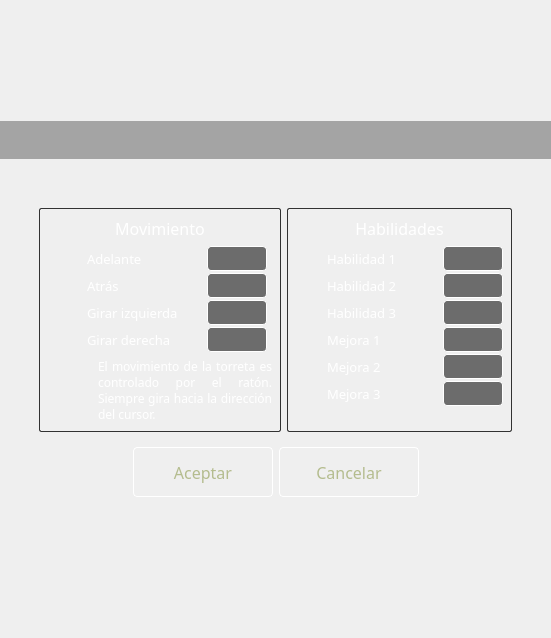
<?xml version="1.0" encoding="UTF-8"?>
<ui version="4.0">
 <class>FormControls</class>
 <widget class="QWidget" name="FormControls">
  <property name="geometry">
   <rect>
    <x>0</x>
    <y>0</y>
    <width>551</width>
    <height>638</height>
   </rect>
  </property>
  <property name="windowTitle">
   <string>Form</string>
  </property>
  <property name="styleSheet">
   <string notr="true">QLabel{
	color: rgb(255, 255, 255);
}
QWidget:disabled{
	color: rgb(120, 120,120);

}
/*title*/
#_w_title{	
	background-color: rgba(0, 0, 0, 80);
}
#_w_movement, #_w_skill{
	border: 1px solid rgb(50, 50, 50);
	border-radius: 2px;
	background-color: rgba(255, 255, 255, 5);
}

QPushButton{
	color:white;
	background-color: rgba(0, 0, 0, 140);
	border: 1px solid white;
    border-radius: 4px;
}
QPushButton:focus{
	border: 1px solid rgb(0, 235, 0);
}
/*PushButton*/
#_pb_accept:disabled,
#_pb_cancel:disabled{
	border-image: url(:/stylesheet/button_disabled.png);
}
#_pb_accept,
#_pb_cancel{
	background-color: none;
	color: rgb(180, 188, 142);
	border-image: url(:/stylesheet/button.png);
}
#_pb_accept:hover, #_pb_accept:focus,
#_pb_cancel:hover, #_pb_cancel:focus{	
	color: rgb(255, 255, 255);	
	border-image: url(:/stylesheet/button_hover.png);
}
#_pb_accept:pressed,
#_pb_cancel:pressed{
	padding-top: 2px;
	border-image: url(:/stylesheet/button_pressed.png);
}
#_pb_accept:disabled,
#_pb_cancel:disabled,{
	color: rgb(120, 120, 120);
	border-image: url(:/stylesheet/button_disabled.png);
}</string>
  </property>
  <layout class="QVBoxLayout" name="verticalLayout">
   <property name="spacing">
    <number>0</number>
   </property>
   <property name="leftMargin">
    <number>0</number>
   </property>
   <property name="topMargin">
    <number>0</number>
   </property>
   <property name="rightMargin">
    <number>0</number>
   </property>
   <property name="bottomMargin">
    <number>0</number>
   </property>
   <item>
    <spacer name="verticalSpacer_2">
     <property name="orientation">
      <enum>Qt::Vertical</enum>
     </property>
     <property name="sizeHint" stdset="0">
      <size>
       <width>20</width>
       <height>40</height>
      </size>
     </property>
    </spacer>
   </item>
   <item>
    <widget class="QWidget" name="_w_title" native="true">
     <layout class="QHBoxLayout" name="horizontalLayout_5">
      <item>
       <spacer name="horizontalSpacer_12">
        <property name="orientation">
         <enum>Qt::Horizontal</enum>
        </property>
        <property name="sizeHint" stdset="0">
         <size>
          <width>40</width>
          <height>20</height>
         </size>
        </property>
       </spacer>
      </item>
      <item>
       <widget class="QLabel" name="label_8">
        <property name="text">
         <string/>
        </property>
        <property name="pixmap">
         <pixmap resource="../resources/resources.qrc">:/stylesheet/controls.png</pixmap>
        </property>
       </widget>
      </item>
      <item>
       <spacer name="horizontalSpacer_15">
        <property name="orientation">
         <enum>Qt::Horizontal</enum>
        </property>
        <property name="sizeHint" stdset="0">
         <size>
          <width>40</width>
          <height>20</height>
         </size>
        </property>
       </spacer>
      </item>
     </layout>
    </widget>
   </item>
   <item>
    <spacer name="verticalSpacer_3">
     <property name="orientation">
      <enum>Qt::Vertical</enum>
     </property>
     <property name="sizeType">
      <enum>QSizePolicy::Minimum</enum>
     </property>
     <property name="sizeHint" stdset="0">
      <size>
       <width>20</width>
       <height>20</height>
      </size>
     </property>
    </spacer>
   </item>
   <item>
    <layout class="QHBoxLayout" name="horizontalLayout_7">
     <item>
      <spacer name="horizontalSpacer_6">
       <property name="orientation">
        <enum>Qt::Horizontal</enum>
       </property>
       <property name="sizeHint" stdset="0">
        <size>
         <width>40</width>
         <height>20</height>
        </size>
       </property>
      </spacer>
     </item>
     <item>
      <widget class="QLabel" name="label_5">
       <property name="text">
        <string/>
       </property>
       <property name="pixmap">
        <pixmap resource="../resources/resources.qrc">:/menu/menu_top.png</pixmap>
       </property>
      </widget>
     </item>
     <item>
      <spacer name="horizontalSpacer_5">
       <property name="orientation">
        <enum>Qt::Horizontal</enum>
       </property>
       <property name="sizeHint" stdset="0">
        <size>
         <width>40</width>
         <height>20</height>
        </size>
       </property>
      </spacer>
     </item>
    </layout>
   </item>
   <item>
    <layout class="QHBoxLayout" name="horizontalLayout_6">
     <item>
      <spacer name="horizontalSpacer_3">
       <property name="orientation">
        <enum>Qt::Horizontal</enum>
       </property>
       <property name="sizeHint" stdset="0">
        <size>
         <width>40</width>
         <height>20</height>
        </size>
       </property>
      </spacer>
     </item>
     <item>
      <widget class="QWidget" name="widget" native="true">
       <property name="maximumSize">
        <size>
         <width>500</width>
         <height>16777215</height>
        </size>
       </property>
       <property name="font">
        <font>
         <family>Constantia</family>
         <pointsize>12</pointsize>
        </font>
       </property>
       <property name="styleSheet">
        <string notr="true"/>
       </property>
       <layout class="QVBoxLayout" name="verticalLayout_4">
        <property name="spacing">
         <number>6</number>
        </property>
        <property name="leftMargin">
         <number>0</number>
        </property>
        <property name="topMargin">
         <number>0</number>
        </property>
        <property name="rightMargin">
         <number>0</number>
        </property>
        <property name="bottomMargin">
         <number>0</number>
        </property>
        <item>
         <widget class="QWidget" name="w_container" native="true">
          <layout class="QHBoxLayout" name="horizontalLayout">
           <item>
            <widget class="QWidget" name="_w_movement" native="true">
             <layout class="QVBoxLayout" name="verticalLayout_9">
              <item>
               <widget class="QLabel" name="label">
                <property name="font">
                 <font>
                  <family>Revue BT</family>
                  <pointsize>12</pointsize>
                 </font>
                </property>
                <property name="text">
                 <string>Movimiento</string>
                </property>
                <property name="alignment">
                 <set>Qt::AlignCenter</set>
                </property>
               </widget>
              </item>
              <item>
               <layout class="QHBoxLayout" name="horizontalLayout_2">
                <item>
                 <layout class="QVBoxLayout" name="verticalLayout_7">
                  <property name="spacing">
                   <number>2</number>
                  </property>
                  <item>
                   <widget class="QLabel" name="label_18">
                    <property name="minimumSize">
                     <size>
                      <width>25</width>
                      <height>25</height>
                     </size>
                    </property>
                    <property name="maximumSize">
                     <size>
                      <width>25</width>
                      <height>25</height>
                     </size>
                    </property>
                    <property name="font">
                     <font>
                      <family>Revue BT</family>
                      <pointsize>10</pointsize>
                      <weight>50</weight>
                      <bold>false</bold>
                     </font>
                    </property>
                    <property name="text">
                     <string/>
                    </property>
                    <property name="pixmap">
                     <pixmap resource="../resources/resources.qrc">:/icons/forward.png</pixmap>
                    </property>
                   </widget>
                  </item>
                  <item>
                   <widget class="QLabel" name="label_19">
                    <property name="minimumSize">
                     <size>
                      <width>25</width>
                      <height>25</height>
                     </size>
                    </property>
                    <property name="maximumSize">
                     <size>
                      <width>25</width>
                      <height>25</height>
                     </size>
                    </property>
                    <property name="font">
                     <font>
                      <family>Revue BT</family>
                      <pointsize>10</pointsize>
                     </font>
                    </property>
                    <property name="styleSheet">
                     <string notr="true"/>
                    </property>
                    <property name="text">
                     <string/>
                    </property>
                    <property name="pixmap">
                     <pixmap resource="../resources/resources.qrc">:/icons/backward.png</pixmap>
                    </property>
                   </widget>
                  </item>
                  <item>
                   <widget class="QLabel" name="label_20">
                    <property name="minimumSize">
                     <size>
                      <width>25</width>
                      <height>25</height>
                     </size>
                    </property>
                    <property name="maximumSize">
                     <size>
                      <width>25</width>
                      <height>25</height>
                     </size>
                    </property>
                    <property name="font">
                     <font>
                      <family>Revue BT</family>
                      <pointsize>10</pointsize>
                     </font>
                    </property>
                    <property name="styleSheet">
                     <string notr="true"/>
                    </property>
                    <property name="text">
                     <string/>
                    </property>
                    <property name="pixmap">
                     <pixmap resource="../resources/resources.qrc">:/icons/rotate_left.png</pixmap>
                    </property>
                   </widget>
                  </item>
                  <item>
                   <widget class="QLabel" name="label_21">
                    <property name="minimumSize">
                     <size>
                      <width>25</width>
                      <height>25</height>
                     </size>
                    </property>
                    <property name="maximumSize">
                     <size>
                      <width>25</width>
                      <height>25</height>
                     </size>
                    </property>
                    <property name="font">
                     <font>
                      <family>Revue BT</family>
                      <pointsize>10</pointsize>
                     </font>
                    </property>
                    <property name="styleSheet">
                     <string notr="true"/>
                    </property>
                    <property name="text">
                     <string/>
                    </property>
                    <property name="pixmap">
                     <pixmap resource="../resources/resources.qrc">:/icons/rotate_right.png</pixmap>
                    </property>
                   </widget>
                  </item>
                 </layout>
                </item>
                <item>
                 <layout class="QVBoxLayout" name="verticalLayout_2">
                  <property name="spacing">
                   <number>2</number>
                  </property>
                  <item>
                   <widget class="QLabel" name="label_2">
                    <property name="minimumSize">
                     <size>
                      <width>110</width>
                      <height>25</height>
                     </size>
                    </property>
                    <property name="maximumSize">
                     <size>
                      <width>110</width>
                      <height>25</height>
                     </size>
                    </property>
                    <property name="font">
                     <font>
                      <family>Revue BT</family>
                      <pointsize>10</pointsize>
                      <weight>50</weight>
                      <bold>false</bold>
                     </font>
                    </property>
                    <property name="text">
                     <string>Adelante</string>
                    </property>
                   </widget>
                  </item>
                  <item>
                   <widget class="QLabel" name="label_12">
                    <property name="minimumSize">
                     <size>
                      <width>110</width>
                      <height>25</height>
                     </size>
                    </property>
                    <property name="maximumSize">
                     <size>
                      <width>110</width>
                      <height>25</height>
                     </size>
                    </property>
                    <property name="font">
                     <font>
                      <family>Revue BT</family>
                      <pointsize>10</pointsize>
                     </font>
                    </property>
                    <property name="styleSheet">
                     <string notr="true"/>
                    </property>
                    <property name="text">
                     <string>Atrás</string>
                    </property>
                   </widget>
                  </item>
                  <item>
                   <widget class="QLabel" name="label_13">
                    <property name="minimumSize">
                     <size>
                      <width>110</width>
                      <height>25</height>
                     </size>
                    </property>
                    <property name="maximumSize">
                     <size>
                      <width>110</width>
                      <height>16777215</height>
                     </size>
                    </property>
                    <property name="font">
                     <font>
                      <family>Revue BT</family>
                      <pointsize>10</pointsize>
                     </font>
                    </property>
                    <property name="styleSheet">
                     <string notr="true"/>
                    </property>
                    <property name="text">
                     <string>Girar izquierda</string>
                    </property>
                   </widget>
                  </item>
                  <item>
                   <widget class="QLabel" name="label_11">
                    <property name="minimumSize">
                     <size>
                      <width>110</width>
                      <height>25</height>
                     </size>
                    </property>
                    <property name="maximumSize">
                     <size>
                      <width>110</width>
                      <height>25</height>
                     </size>
                    </property>
                    <property name="font">
                     <font>
                      <family>Revue BT</family>
                      <pointsize>10</pointsize>
                     </font>
                    </property>
                    <property name="styleSheet">
                     <string notr="true"/>
                    </property>
                    <property name="text">
                     <string>Girar derecha</string>
                    </property>
                   </widget>
                  </item>
                 </layout>
                </item>
                <item>
                 <layout class="QVBoxLayout" name="verticalLayout_3">
                  <property name="spacing">
                   <number>2</number>
                  </property>
                  <item>
                   <widget class="QPushButton" name="_pb_forward">
                    <property name="minimumSize">
                     <size>
                      <width>60</width>
                      <height>25</height>
                     </size>
                    </property>
                    <property name="maximumSize">
                     <size>
                      <width>60</width>
                      <height>25</height>
                     </size>
                    </property>
                    <property name="font">
                     <font>
                      <family>Revue BT</family>
                     </font>
                    </property>
                    <property name="text">
                     <string/>
                    </property>
                   </widget>
                  </item>
                  <item>
                   <widget class="QPushButton" name="_pb_backward">
                    <property name="minimumSize">
                     <size>
                      <width>60</width>
                      <height>25</height>
                     </size>
                    </property>
                    <property name="maximumSize">
                     <size>
                      <width>60</width>
                      <height>25</height>
                     </size>
                    </property>
                    <property name="font">
                     <font>
                      <family>Revue BT</family>
                     </font>
                    </property>
                    <property name="text">
                     <string/>
                    </property>
                   </widget>
                  </item>
                  <item>
                   <widget class="QPushButton" name="_pb_turn_left">
                    <property name="minimumSize">
                     <size>
                      <width>60</width>
                      <height>25</height>
                     </size>
                    </property>
                    <property name="maximumSize">
                     <size>
                      <width>60</width>
                      <height>25</height>
                     </size>
                    </property>
                    <property name="font">
                     <font>
                      <family>Revue BT</family>
                     </font>
                    </property>
                    <property name="text">
                     <string/>
                    </property>
                   </widget>
                  </item>
                  <item>
                   <widget class="QPushButton" name="_pb_turn_right">
                    <property name="minimumSize">
                     <size>
                      <width>60</width>
                      <height>25</height>
                     </size>
                    </property>
                    <property name="maximumSize">
                     <size>
                      <width>60</width>
                      <height>25</height>
                     </size>
                    </property>
                    <property name="font">
                     <font>
                      <family>Revue BT</family>
                     </font>
                    </property>
                    <property name="text">
                     <string/>
                    </property>
                   </widget>
                  </item>
                 </layout>
                </item>
               </layout>
              </item>
              <item>
               <layout class="QHBoxLayout" name="horizontalLayout_3">
                <property name="spacing">
                 <number>0</number>
                </property>
                <item>
                 <widget class="QLabel" name="label_22">
                  <property name="minimumSize">
                   <size>
                    <width>25</width>
                    <height>25</height>
                   </size>
                  </property>
                  <property name="maximumSize">
                   <size>
                    <width>25</width>
                    <height>25</height>
                   </size>
                  </property>
                  <property name="font">
                   <font>
                    <family>Revue BT</family>
                    <pointsize>10</pointsize>
                   </font>
                  </property>
                  <property name="styleSheet">
                   <string notr="true"/>
                  </property>
                  <property name="text">
                   <string/>
                  </property>
                  <property name="pixmap">
                   <pixmap resource="../resources/resources.qrc">:/icons/rotate_turret_right.png</pixmap>
                  </property>
                 </widget>
                </item>
                <item>
                 <widget class="QLabel" name="label_23">
                  <property name="minimumSize">
                   <size>
                    <width>25</width>
                    <height>25</height>
                   </size>
                  </property>
                  <property name="maximumSize">
                   <size>
                    <width>25</width>
                    <height>25</height>
                   </size>
                  </property>
                  <property name="font">
                   <font>
                    <family>Revue BT</family>
                    <pointsize>10</pointsize>
                   </font>
                  </property>
                  <property name="styleSheet">
                   <string notr="true"/>
                  </property>
                  <property name="text">
                   <string/>
                  </property>
                  <property name="pixmap">
                   <pixmap resource="../resources/resources.qrc">:/icons/rotate_turret_left.png</pixmap>
                  </property>
                 </widget>
                </item>
                <item>
                 <widget class="QLabel" name="label_4">
                  <property name="font">
                   <font>
                    <family>Revue BT</family>
                    <pointsize>9</pointsize>
                   </font>
                  </property>
                  <property name="text">
                   <string>El movimiento de la torreta es controlado por el ratón. Siempre gira hacia la dirección del cursor.</string>
                  </property>
                  <property name="alignment">
                   <set>Qt::AlignJustify|Qt::AlignVCenter</set>
                  </property>
                  <property name="wordWrap">
                   <bool>true</bool>
                  </property>
                 </widget>
                </item>
               </layout>
              </item>
             </layout>
            </widget>
           </item>
           <item>
            <spacer name="horizontalSpacer_11">
             <property name="orientation">
              <enum>Qt::Horizontal</enum>
             </property>
             <property name="sizeHint" stdset="0">
              <size>
               <width>40</width>
               <height>20</height>
              </size>
             </property>
            </spacer>
           </item>
           <item>
            <widget class="QWidget" name="_w_skill" native="true">
             <layout class="QVBoxLayout" name="verticalLayout_10">
              <item>
               <widget class="QLabel" name="label_30">
                <property name="font">
                 <font>
                  <family>Revue BT</family>
                  <pointsize>12</pointsize>
                 </font>
                </property>
                <property name="text">
                 <string>Habilidades</string>
                </property>
                <property name="alignment">
                 <set>Qt::AlignCenter</set>
                </property>
               </widget>
              </item>
              <item>
               <layout class="QHBoxLayout" name="horizontalLayout_9">
                <item>
                 <layout class="QVBoxLayout" name="verticalLayout_8">
                  <property name="spacing">
                   <number>2</number>
                  </property>
                  <item>
                   <widget class="QLabel" name="label_24">
                    <property name="minimumSize">
                     <size>
                      <width>25</width>
                      <height>25</height>
                     </size>
                    </property>
                    <property name="maximumSize">
                     <size>
                      <width>25</width>
                      <height>25</height>
                     </size>
                    </property>
                    <property name="font">
                     <font>
                      <family>Revue BT</family>
                      <pointsize>10</pointsize>
                      <weight>50</weight>
                      <bold>false</bold>
                     </font>
                    </property>
                    <property name="text">
                     <string/>
                    </property>
                    <property name="pixmap">
                     <pixmap resource="../resources/resources.qrc">:/icons/skill.png</pixmap>
                    </property>
                   </widget>
                  </item>
                  <item>
                   <widget class="QLabel" name="label_25">
                    <property name="minimumSize">
                     <size>
                      <width>25</width>
                      <height>25</height>
                     </size>
                    </property>
                    <property name="maximumSize">
                     <size>
                      <width>25</width>
                      <height>25</height>
                     </size>
                    </property>
                    <property name="font">
                     <font>
                      <family>Revue BT</family>
                      <pointsize>10</pointsize>
                     </font>
                    </property>
                    <property name="styleSheet">
                     <string notr="true"/>
                    </property>
                    <property name="text">
                     <string/>
                    </property>
                    <property name="pixmap">
                     <pixmap resource="../resources/resources.qrc">:/icons/skill.png</pixmap>
                    </property>
                   </widget>
                  </item>
                  <item>
                   <widget class="QLabel" name="label_26">
                    <property name="minimumSize">
                     <size>
                      <width>25</width>
                      <height>25</height>
                     </size>
                    </property>
                    <property name="maximumSize">
                     <size>
                      <width>25</width>
                      <height>25</height>
                     </size>
                    </property>
                    <property name="font">
                     <font>
                      <family>Revue BT</family>
                      <pointsize>10</pointsize>
                     </font>
                    </property>
                    <property name="styleSheet">
                     <string notr="true"/>
                    </property>
                    <property name="text">
                     <string/>
                    </property>
                    <property name="pixmap">
                     <pixmap resource="../resources/resources.qrc">:/icons/skill.png</pixmap>
                    </property>
                   </widget>
                  </item>
                  <item>
                   <widget class="QLabel" name="label_27">
                    <property name="minimumSize">
                     <size>
                      <width>25</width>
                      <height>25</height>
                     </size>
                    </property>
                    <property name="maximumSize">
                     <size>
                      <width>25</width>
                      <height>25</height>
                     </size>
                    </property>
                    <property name="font">
                     <font>
                      <family>Revue BT</family>
                      <pointsize>10</pointsize>
                     </font>
                    </property>
                    <property name="styleSheet">
                     <string notr="true"/>
                    </property>
                    <property name="text">
                     <string/>
                    </property>
                    <property name="pixmap">
                     <pixmap resource="../resources/resources.qrc">:/icons/update_skill.png</pixmap>
                    </property>
                   </widget>
                  </item>
                  <item>
                   <widget class="QLabel" name="label_28">
                    <property name="minimumSize">
                     <size>
                      <width>25</width>
                      <height>25</height>
                     </size>
                    </property>
                    <property name="maximumSize">
                     <size>
                      <width>25</width>
                      <height>25</height>
                     </size>
                    </property>
                    <property name="font">
                     <font>
                      <family>Revue BT</family>
                      <pointsize>10</pointsize>
                     </font>
                    </property>
                    <property name="styleSheet">
                     <string notr="true"/>
                    </property>
                    <property name="text">
                     <string/>
                    </property>
                    <property name="pixmap">
                     <pixmap resource="../resources/resources.qrc">:/icons/update_skill.png</pixmap>
                    </property>
                   </widget>
                  </item>
                  <item>
                   <widget class="QLabel" name="label_29">
                    <property name="minimumSize">
                     <size>
                      <width>25</width>
                      <height>25</height>
                     </size>
                    </property>
                    <property name="maximumSize">
                     <size>
                      <width>25</width>
                      <height>25</height>
                     </size>
                    </property>
                    <property name="font">
                     <font>
                      <family>Revue BT</family>
                      <pointsize>10</pointsize>
                     </font>
                    </property>
                    <property name="styleSheet">
                     <string notr="true"/>
                    </property>
                    <property name="text">
                     <string/>
                    </property>
                    <property name="pixmap">
                     <pixmap resource="../resources/resources.qrc">:/icons/update_skill.png</pixmap>
                    </property>
                   </widget>
                  </item>
                 </layout>
                </item>
                <item>
                 <layout class="QVBoxLayout" name="verticalLayout_6">
                  <property name="spacing">
                   <number>2</number>
                  </property>
                  <item>
                   <widget class="QLabel" name="label_3">
                    <property name="minimumSize">
                     <size>
                      <width>110</width>
                      <height>25</height>
                     </size>
                    </property>
                    <property name="maximumSize">
                     <size>
                      <width>110</width>
                      <height>25</height>
                     </size>
                    </property>
                    <property name="font">
                     <font>
                      <family>Revue BT</family>
                      <pointsize>10</pointsize>
                      <weight>50</weight>
                      <bold>false</bold>
                     </font>
                    </property>
                    <property name="text">
                     <string>Habilidad 1</string>
                    </property>
                   </widget>
                  </item>
                  <item>
                   <widget class="QLabel" name="label_14">
                    <property name="minimumSize">
                     <size>
                      <width>110</width>
                      <height>25</height>
                     </size>
                    </property>
                    <property name="maximumSize">
                     <size>
                      <width>110</width>
                      <height>25</height>
                     </size>
                    </property>
                    <property name="font">
                     <font>
                      <family>Revue BT</family>
                      <pointsize>10</pointsize>
                     </font>
                    </property>
                    <property name="styleSheet">
                     <string notr="true"/>
                    </property>
                    <property name="text">
                     <string>Habilidad 2</string>
                    </property>
                   </widget>
                  </item>
                  <item>
                   <widget class="QLabel" name="label_15">
                    <property name="minimumSize">
                     <size>
                      <width>110</width>
                      <height>25</height>
                     </size>
                    </property>
                    <property name="maximumSize">
                     <size>
                      <width>110</width>
                      <height>25</height>
                     </size>
                    </property>
                    <property name="font">
                     <font>
                      <family>Revue BT</family>
                      <pointsize>10</pointsize>
                     </font>
                    </property>
                    <property name="styleSheet">
                     <string notr="true"/>
                    </property>
                    <property name="text">
                     <string>Habilidad 3</string>
                    </property>
                   </widget>
                  </item>
                  <item>
                   <widget class="QLabel" name="label_16">
                    <property name="minimumSize">
                     <size>
                      <width>110</width>
                      <height>25</height>
                     </size>
                    </property>
                    <property name="maximumSize">
                     <size>
                      <width>110</width>
                      <height>25</height>
                     </size>
                    </property>
                    <property name="font">
                     <font>
                      <family>Revue BT</family>
                      <pointsize>10</pointsize>
                     </font>
                    </property>
                    <property name="styleSheet">
                     <string notr="true"/>
                    </property>
                    <property name="text">
                     <string>Mejora 1</string>
                    </property>
                   </widget>
                  </item>
                  <item>
                   <widget class="QLabel" name="label_17">
                    <property name="minimumSize">
                     <size>
                      <width>110</width>
                      <height>25</height>
                     </size>
                    </property>
                    <property name="maximumSize">
                     <size>
                      <width>110</width>
                      <height>25</height>
                     </size>
                    </property>
                    <property name="font">
                     <font>
                      <family>Revue BT</family>
                      <pointsize>10</pointsize>
                     </font>
                    </property>
                    <property name="styleSheet">
                     <string notr="true"/>
                    </property>
                    <property name="text">
                     <string>Mejora 2</string>
                    </property>
                   </widget>
                  </item>
                  <item>
                   <widget class="QLabel" name="label_9">
                    <property name="minimumSize">
                     <size>
                      <width>110</width>
                      <height>25</height>
                     </size>
                    </property>
                    <property name="maximumSize">
                     <size>
                      <width>110</width>
                      <height>25</height>
                     </size>
                    </property>
                    <property name="font">
                     <font>
                      <family>Revue BT</family>
                      <pointsize>10</pointsize>
                     </font>
                    </property>
                    <property name="styleSheet">
                     <string notr="true"/>
                    </property>
                    <property name="text">
                     <string>Mejora 3</string>
                    </property>
                   </widget>
                  </item>
                 </layout>
                </item>
                <item>
                 <layout class="QVBoxLayout" name="verticalLayout_5">
                  <property name="spacing">
                   <number>2</number>
                  </property>
                  <item>
                   <widget class="QPushButton" name="_pb_skill_1">
                    <property name="minimumSize">
                     <size>
                      <width>60</width>
                      <height>25</height>
                     </size>
                    </property>
                    <property name="maximumSize">
                     <size>
                      <width>60</width>
                      <height>25</height>
                     </size>
                    </property>
                    <property name="font">
                     <font>
                      <family>Revue BT</family>
                     </font>
                    </property>
                    <property name="text">
                     <string/>
                    </property>
                   </widget>
                  </item>
                  <item>
                   <widget class="QPushButton" name="_pb_skill_2">
                    <property name="minimumSize">
                     <size>
                      <width>60</width>
                      <height>25</height>
                     </size>
                    </property>
                    <property name="maximumSize">
                     <size>
                      <width>60</width>
                      <height>25</height>
                     </size>
                    </property>
                    <property name="font">
                     <font>
                      <family>Revue BT</family>
                     </font>
                    </property>
                    <property name="text">
                     <string/>
                    </property>
                   </widget>
                  </item>
                  <item>
                   <widget class="QPushButton" name="_pb_skill_3">
                    <property name="minimumSize">
                     <size>
                      <width>60</width>
                      <height>25</height>
                     </size>
                    </property>
                    <property name="maximumSize">
                     <size>
                      <width>60</width>
                      <height>25</height>
                     </size>
                    </property>
                    <property name="font">
                     <font>
                      <family>Revue BT</family>
                     </font>
                    </property>
                    <property name="text">
                     <string/>
                    </property>
                   </widget>
                  </item>
                  <item>
                   <widget class="QPushButton" name="_pb_update_1">
                    <property name="minimumSize">
                     <size>
                      <width>60</width>
                      <height>25</height>
                     </size>
                    </property>
                    <property name="maximumSize">
                     <size>
                      <width>60</width>
                      <height>25</height>
                     </size>
                    </property>
                    <property name="font">
                     <font>
                      <family>Revue BT</family>
                     </font>
                    </property>
                    <property name="text">
                     <string/>
                    </property>
                   </widget>
                  </item>
                  <item>
                   <widget class="QPushButton" name="_pb_update_2">
                    <property name="minimumSize">
                     <size>
                      <width>60</width>
                      <height>25</height>
                     </size>
                    </property>
                    <property name="maximumSize">
                     <size>
                      <width>60</width>
                      <height>25</height>
                     </size>
                    </property>
                    <property name="font">
                     <font>
                      <family>Revue BT</family>
                     </font>
                    </property>
                    <property name="text">
                     <string/>
                    </property>
                   </widget>
                  </item>
                  <item>
                   <widget class="QPushButton" name="_pb_update_3">
                    <property name="minimumSize">
                     <size>
                      <width>60</width>
                      <height>25</height>
                     </size>
                    </property>
                    <property name="maximumSize">
                     <size>
                      <width>60</width>
                      <height>25</height>
                     </size>
                    </property>
                    <property name="font">
                     <font>
                      <family>Revue BT</family>
                     </font>
                    </property>
                    <property name="text">
                     <string/>
                    </property>
                   </widget>
                  </item>
                 </layout>
                </item>
               </layout>
              </item>
              <item>
               <spacer name="verticalSpacer_5">
                <property name="orientation">
                 <enum>Qt::Vertical</enum>
                </property>
                <property name="sizeHint" stdset="0">
                 <size>
                  <width>20</width>
                  <height>10</height>
                 </size>
                </property>
               </spacer>
              </item>
             </layout>
            </widget>
           </item>
          </layout>
         </widget>
        </item>
        <item>
         <layout class="QHBoxLayout" name="horizontalLayout_4">
          <item>
           <spacer name="horizontalSpacer_9">
            <property name="orientation">
             <enum>Qt::Horizontal</enum>
            </property>
            <property name="sizeHint" stdset="0">
             <size>
              <width>40</width>
              <height>20</height>
             </size>
            </property>
           </spacer>
          </item>
          <item>
           <widget class="QPushButton" name="_pb_accept">
            <property name="minimumSize">
             <size>
              <width>140</width>
              <height>50</height>
             </size>
            </property>
            <property name="font">
             <font>
              <family>Revue BT</family>
              <pointsize>12</pointsize>
              <weight>50</weight>
              <bold>false</bold>
             </font>
            </property>
            <property name="text">
             <string>Aceptar</string>
            </property>
            <property name="shortcut">
             <string>Return</string>
            </property>
           </widget>
          </item>
          <item>
           <widget class="QPushButton" name="_pb_cancel">
            <property name="minimumSize">
             <size>
              <width>140</width>
              <height>50</height>
             </size>
            </property>
            <property name="font">
             <font>
              <family>Revue BT</family>
              <pointsize>12</pointsize>
              <weight>50</weight>
              <bold>false</bold>
             </font>
            </property>
            <property name="text">
             <string>Cancelar</string>
            </property>
            <property name="shortcut">
             <string>Esc</string>
            </property>
           </widget>
          </item>
          <item>
           <spacer name="horizontalSpacer_10">
            <property name="orientation">
             <enum>Qt::Horizontal</enum>
            </property>
            <property name="sizeHint" stdset="0">
             <size>
              <width>40</width>
              <height>20</height>
             </size>
            </property>
           </spacer>
          </item>
         </layout>
        </item>
       </layout>
      </widget>
     </item>
     <item>
      <spacer name="horizontalSpacer_4">
       <property name="orientation">
        <enum>Qt::Horizontal</enum>
       </property>
       <property name="sizeHint" stdset="0">
        <size>
         <width>40</width>
         <height>20</height>
        </size>
       </property>
      </spacer>
     </item>
    </layout>
   </item>
   <item>
    <layout class="QHBoxLayout" name="horizontalLayout_8">
     <item>
      <spacer name="horizontalSpacer_7">
       <property name="orientation">
        <enum>Qt::Horizontal</enum>
       </property>
       <property name="sizeHint" stdset="0">
        <size>
         <width>40</width>
         <height>20</height>
        </size>
       </property>
      </spacer>
     </item>
     <item>
      <widget class="QLabel" name="label_6">
       <property name="text">
        <string/>
       </property>
       <property name="pixmap">
        <pixmap resource="../resources/resources.qrc">:/menu/menu_bottom.png</pixmap>
       </property>
      </widget>
     </item>
     <item>
      <spacer name="horizontalSpacer_8">
       <property name="orientation">
        <enum>Qt::Horizontal</enum>
       </property>
       <property name="sizeHint" stdset="0">
        <size>
         <width>40</width>
         <height>20</height>
        </size>
       </property>
      </spacer>
     </item>
    </layout>
   </item>
   <item>
    <spacer name="verticalSpacer">
     <property name="orientation">
      <enum>Qt::Vertical</enum>
     </property>
     <property name="sizeHint" stdset="0">
      <size>
       <width>20</width>
       <height>57</height>
      </size>
     </property>
    </spacer>
   </item>
  </layout>
 </widget>
 <tabstops>
  <tabstop>_pb_forward</tabstop>
  <tabstop>_pb_backward</tabstop>
  <tabstop>_pb_turn_left</tabstop>
  <tabstop>_pb_turn_right</tabstop>
  <tabstop>_pb_skill_1</tabstop>
  <tabstop>_pb_skill_2</tabstop>
  <tabstop>_pb_skill_3</tabstop>
  <tabstop>_pb_update_1</tabstop>
  <tabstop>_pb_update_2</tabstop>
  <tabstop>_pb_update_3</tabstop>
  <tabstop>_pb_accept</tabstop>
  <tabstop>_pb_cancel</tabstop>
 </tabstops>
 <resources>
  <include location="../resources/resources.qrc"/>
 </resources>
 <connections/>
</ui>
